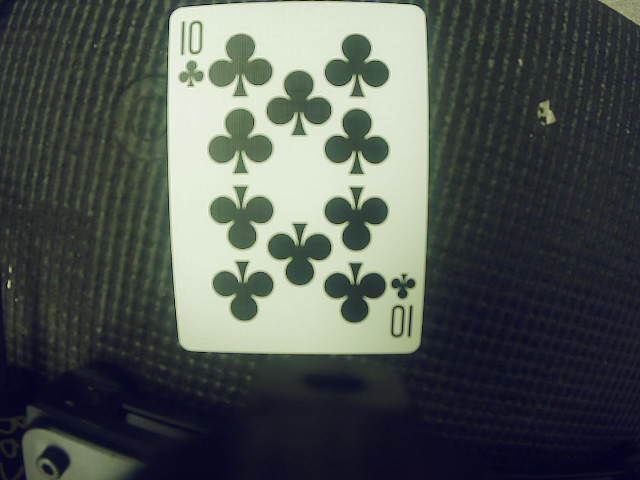
#> input picture Card_Database/10Club.jpg, 640 x 480 px; its folder holds only this picture in this run
$ python CardFiltering.py
#> lines starting #> are read from the running program, lines starting #| are printed output that depends on the picture; after the words box and inside, x2 and y2 are one past the last pixel; in counts of white or black regions, pixels touching at a corner belong together
#> further down, color_image is the input picture: shape (480, 640, 3); mean B, G, R 81.1, 84.8, 78.9
#Card Filtering.py
from matplotlib import pyplot as plt
import os
from os import path
import cv2
import numpy as np
from math import dist
from math import atan
from math import degrees as deg

#Paths
Card_Database = r'./Card_Database'
Card_Outputs = r'./Card_Database/Card_Outputs'

#DEBUG BOOL
loop_through_files = True

class FilteringTools:


    @staticmethod
    def color2bin(img):
        ##Mask
        img_grey = cv2.cvtColor(img, cv2.COLOR_BGR2GRAY)
        img_bw = cv2.GaussianBlur(img_grey,(5,5),0)

        # define a threshold, 128 is the middle of black and white in grey scale
        thresh = 200

        # threshold the image
        img_binary = cv2.threshold(img_bw, thresh, 255, cv2.THRESH_BINARY)[1]
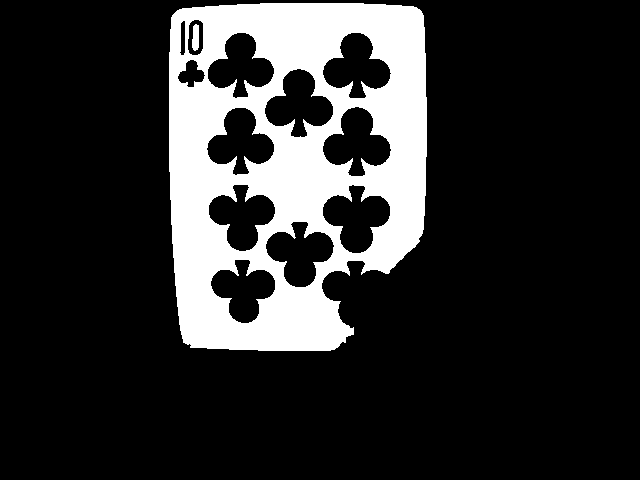
#> img_binary: shape (480, 640); 18.1% white; 2 white regions

        return img_binary

    @staticmethod
    def ImgTrim(img_binary):

        contours, _ = cv2.findContours(img_binary, cv2.RETR_EXTERNAL, cv2.CHAIN_APPROX_NONE)
#> contours = 1 contour; box (x1, y1, x2, y2) and area: (169, 3, 427, 351) 79123

        # Finds the largest contour (card edge)
        largest = contours[0]
#> largest = contour of 1190 points, box (x1, y1, x2, y2) (169, 3, 427, 351), area 79123
        for contour in contours:
            area = cv2.contourArea(contour)
            if area > cv2.contourArea(largest):
                largest = contour
#> this loop made 1 pass
#> area on pass 1: 79123

        # Get the bounding box of the largest contour
        x, y, w, h = cv2.boundingRect(largest)
#> x = 169; y = 3; w = 258; h = 348
        x_buff = int(8.85/62.8 * w)
#> x_buff = 36
        y_buff = int(6.05/88.1 * h)
#> y_buff = 23

        x_new = x + x_buff
#> x_new = 205
        y_new = y + y_buff
#> y_new = 26
        w_new = w - x_buff
#> w_new = 222
        h_new = h - y_buff
#> h_new = 325

        cropped_image = img_binary[y : y+h , x : x+w]
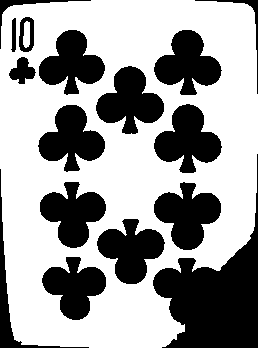
#> cropped_image: shape (348, 258); 62% white; 16 black regions, largest, box (x1, y1, x2, y2) and area: (153, 154, 258, 348) 8187, (154, 104, 222, 173) 2712, (154, 182, 221, 250) 2708
        trimmed_image = img_binary[y_new : y_new + h_new , x_new : x_new + w_new]
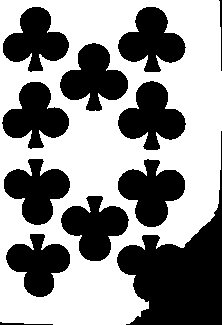
#> trimmed_image: shape (325, 222); 56.2% white; 12 black regions

        return cropped_image , trimmed_image

    @staticmethod
    def grabCorner(img):
        imgOut = img[0 : 55 , 0: 40]
        return imgOut

    @staticmethod
    def ImgRotate(base_img):

        contours, _ = cv2.findContours(base_img, cv2.RETR_EXTERNAL, cv2.CHAIN_APPROX_SIMPLE)
#> contours = 1 contour; box (x1, y1, x2, y2) and area: (0, 0, 258, 348) 79123

        # Finds the largest contour (card edge)
        largest = contours[0]
#> largest = contour of 220 points, box (x1, y1, x2, y2) (0, 0, 258, 348), area 79123
        for contour in contours:
            area = cv2.contourArea(contour)
            if area > cv2.contourArea(largest):
                largest = contour

        # Get the bounding box of the largest contour
        rect = cv2.minAreaRect(largest)
#> rect = ((128.5, 173.5), (347, 257), -90)

        #Define Rotation Matrix
        angle = rect[2]
#> angle = -90
        center = rect[0]
#> center = (128.5, 173.5)
        scale = 1.0
        M = cv2.getRotationMatrix2D(center, angle, scale)
#> M = [[6.12e-17, -1, 302], [1, 6.12e-17, 45]]

        rotate_img = cv2.warpAffine(base_img, M, base_img.shape[1::-1])
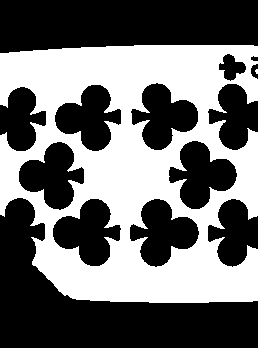
#> rotate_img: shape (348, 258); 43.5% white; 2 white regions (1 under 20 px)

        return rotate_img

if __name__=="__main__":
    if loop_through_files is True:
        counter = 1
        dataset = os.listdir(Card_Database)


        for image in dataset:

            img_name = image.split(".")[0]
            if image == "Card_Outputs":
                pass
            else:
              #Format image
              color_image = cv2.imread(f"Card_Database/{image}")
              img_binary = FilteringTools.color2bin(color_image)
              cropped_img, trimmed_img = FilteringTools.ImgTrim(img_binary)
              rotate_img = FilteringTools.ImgRotate(cropped_img)
              cropped_img1, trimmed_img1 = FilteringTools.ImgTrim(rotate_img)
#> in ImgTrim (call 2), `contours, _ = cv2.findContours(img_binary, cv2.RETR_EXTERNAL, cv2.CHAI..`: contours = 2 contours, 1 with area under 20; largest, box (x1, y1, x2, y2) and area: (0, 45, 258, 303) 54475
#> in ImgTrim (call 2), `largest = contours[0]`: largest = contour of 10 points, box (x1, y1, x2, y2) (255, 69, 258, 74), area 6
#> the loop in ImgTrim (call 2), `for contour in contours:` made 2 passes
#> area on pass 2: 54475
#> after the loop in ImgTrim (call 2), `for contour in contours:`: largest = contour of 1522 points, box (x1, y1, x2, y2) (0, 45, 258, 303), area 54475
#> in ImgTrim (call 2), `x, y, w, h = cv2.boundingRect(largest)`: x = 0; y = 45; h = 258
#> in ImgTrim (call 2), `y_buff = int(6.05/88.1 * h)`: y_buff = 17
#> in ImgTrim (call 2), `x_new = x + x_buff`: x_new = 36
#> in ImgTrim (call 2), `y_new = y + y_buff`: y_new = 62
#> in ImgTrim (call 2), `h_new = h - y_buff`: h_new = 241
#> in ImgTrim (call 2), `cropped_image = img_binary[y : y+h , x : x+w]`:
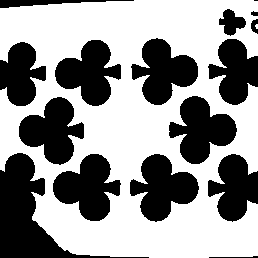
#> cropped_image: shape (258, 258); 58.6% white; 16 black regions (1 under 20 px), largest, box (x1, y1, x2, y2) and area: (0, 153, 149, 258) 4438, (130, 154, 199, 222) 2712, (53, 154, 121, 221) 2708
#> in ImgTrim (call 2), `trimmed_image = img_binary[y_new : y_new + h_new , x_new : x_new + w_n..`:
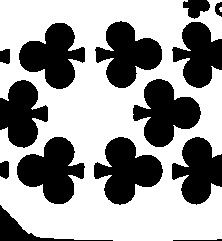
#> trimmed_image: shape (241, 222); 60.4% white; 14 black regions, largest, box (x1, y1, x2, y2) and area: (94, 137, 163, 205) 2712, (17, 137, 85, 204) 2708, (133, 79, 201, 147) 2669
              corner_norm = FilteringTools.grabCorner(cropped_img)
#> in grabCorner, `imgOut = img[0 : 55 , 0: 40]`: imgOut: shape (55, 40); 67.2% white; 3 black regions, box (x1, y1, x2, y2) and area: (19, 17, 34, 52) 304, (0, 0, 40, 49) 285, (11, 18, 16, 52) 132
              corner_rot = FilteringTools.grabCorner(cropped_img1)
#> in grabCorner (call 2), `imgOut = img[0 : 55 , 0: 40]`:
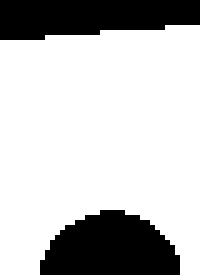
#> imgOut: shape (55, 40) (shown 5 times larger); 75.5% white; 2 black regions, box (x1, y1, x2, y2) and area: (8, 42, 36, 55) 277, (0, 0, 40, 8) 262

              #save image
              cv2.imwrite(path.join(Card_Outputs,f'{img_name}_bin.png'),img_binary)
              cv2.imwrite(path.join(Card_Outputs,f'{img_name}_rot.png'),rotate_img)
              cv2.imwrite(path.join(Card_Outputs,f'{img_name}_crp.png'),cropped_img1)
              cv2.imwrite(path.join(Card_Outputs,f'{img_name}_trm.png'),trimmed_img1)
              cv2.imwrite(path.join(Card_Outputs,f'{img_name}_cor.png'),corner_norm)
              cv2.imwrite(path.join(Card_Outputs,f'{img_name}_rot_cor.png'),corner_rot)
              print(f"Image outputs Written : {counter} of {len(dataset)-1}")
              counter += 1

    else:
      color_image = Card_Database
      img_binary, img_name = FilteringTools.color2bin(color_image,loop_through_files)
      cropped_img, trimmed_img = FilteringTools.ImgTrim(img_binary)
      rotate_img = FilteringTools.ImgRotate(cropped_img)
      cropped_img1, trimmed_img1 = FilteringTools.ImgTrim(rotate_img)

      #save image
      cv2.imwrite(path.join(Card_Outputs,f'{img_name}_bin.png'),img_binary)
      cv2.imwrite(path.join(Card_Outputs,f'{img_name}_rot.png'),rotate_img)
      cv2.imwrite(path.join(Card_Outputs,f'{img_name}_crp.png'),cropped_img1)
      cv2.imwrite(path.join(Card_Outputs,f'{img_name}_trm.png'),trimmed_img1)
      print("Image outputs Written")
